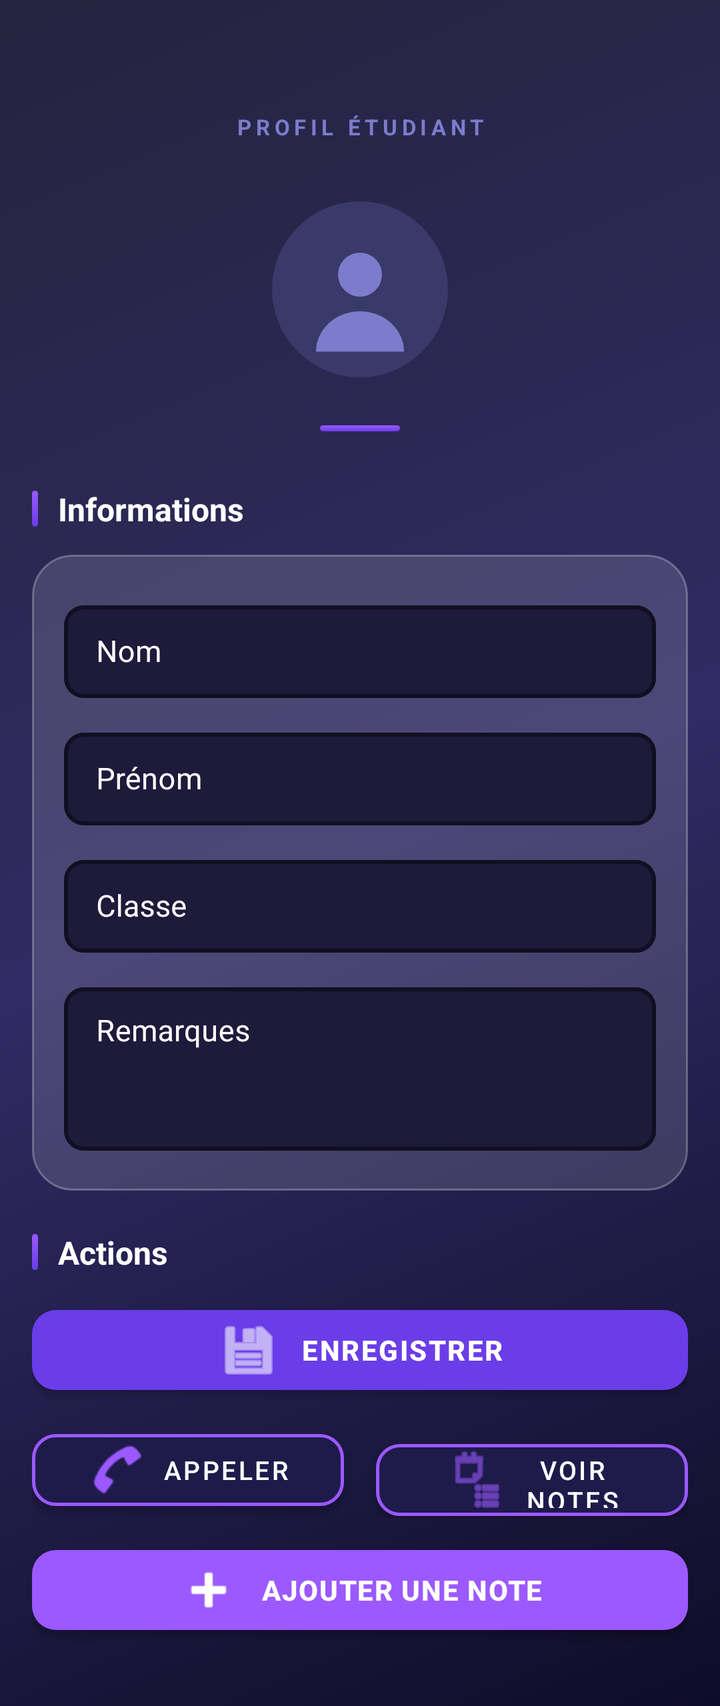
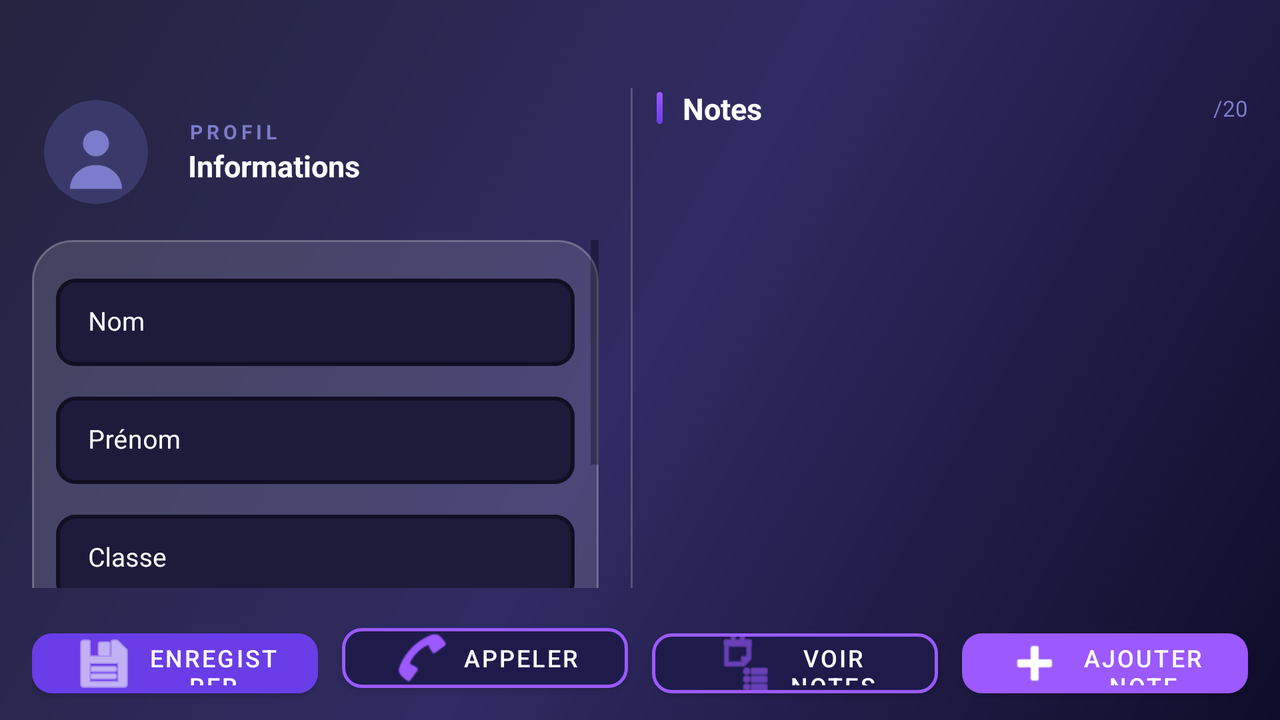

One screen, two layout resources from the same app: the default and the repository's alternative for another configuration. Each is rendered where Android would select it; the XML of both is given below.
<!-- AndroidManifest.xml: application theme Theme.Projet_android -->
<!-- res/layout/activity_main.xml -->
<?xml version="1.0" encoding="utf-8"?>
<ScrollView xmlns:android="http://schemas.android.com/apk/res/android"
    xmlns:app="http://schemas.android.com/apk/res-auto"
    android:layout_width="match_parent"
    android:layout_height="match_parent"
    android:background="@drawable/gradient_background"
    android:fillViewport="true"
    android:overScrollMode="never">

    <LinearLayout
        android:layout_width="match_parent"
        android:layout_height="wrap_content"
        android:orientation="vertical"
        android:paddingTop="56dp"
        android:paddingBottom="32dp"
        android:paddingStart="16dp"
        android:paddingEnd="16dp">

        
        <TextView
            android:layout_width="match_parent"
            android:layout_height="wrap_content"
            android:text="PROFIL ÉTUDIANT"
            android:textColor="#7C7CCC"
            android:textSize="11sp"
            android:textStyle="bold"
            android:letterSpacing="0.2"
            android:gravity="center"
            android:layout_marginBottom="20dp" />

        
        <FrameLayout
            android:layout_width="108dp"
            android:layout_height="108dp"
            android:layout_gravity="center_horizontal"
            android:layout_marginBottom="14dp">

            <ImageView
                android:id="@+id/imageViewFallback"
                android:layout_width="match_parent"
                android:layout_height="match_parent"
                android:src="@drawable/ic_person_placeholder"
                android:scaleType="centerInside"
                android:padding="10dp" />

            <ImageView
                android:id="@+id/networkImageViewPhoto"
                android:layout_width="match_parent"
                android:layout_height="match_parent"
                android:scaleType="fitCenter" />

        </FrameLayout>

        
        <View
            android:layout_width="40dp"
            android:layout_height="3dp"
            android:layout_gravity="center_horizontal"
            android:background="@drawable/accent_bar"
            android:layout_marginBottom="28dp" />

        
        <LinearLayout
            android:layout_width="match_parent"
            android:layout_height="wrap_content"
            android:orientation="horizontal"
            android:gravity="center_vertical"
            android:layout_marginBottom="12dp">

            <View
                android:layout_width="3dp"
                android:layout_height="18dp"
                android:background="@drawable/accent_bar"
                android:layout_marginEnd="10dp" />

            <TextView
                android:layout_width="wrap_content"
                android:layout_height="wrap_content"
                android:text="Informations"
                android:textColor="#FFFFFF"
                android:textSize="16sp"
                android:textStyle="bold" />

        </LinearLayout>

        
        <LinearLayout
            android:layout_width="match_parent"
            android:layout_height="wrap_content"
            android:orientation="vertical"
            android:background="@drawable/card_glass"
            android:paddingStart="16dp"
            android:paddingEnd="16dp"
            android:paddingTop="20dp"
            android:paddingBottom="20dp"
            android:layout_marginBottom="20dp">

            
            <com.google.android.material.textfield.TextInputLayout
                android:layout_width="match_parent"
                android:layout_height="wrap_content"
                android:hint="Nom"
                android:layout_marginBottom="12dp">

                <com.google.android.material.textfield.TextInputEditText
                    android:id="@+id/editTextNom"
                    android:layout_width="match_parent"
                    android:layout_height="wrap_content"
                    android:inputType="textPersonName"
                    android:textColor="#FFFFFF"
                    android:textSize="15sp" />

            </com.google.android.material.textfield.TextInputLayout>

            
            <com.google.android.material.textfield.TextInputLayout
                android:layout_width="match_parent"
                android:layout_height="wrap_content"
                android:hint="Prénom"
                android:layout_marginBottom="12dp">

                <com.google.android.material.textfield.TextInputEditText
                    android:id="@+id/editTextPrenom"
                    android:layout_width="match_parent"
                    android:layout_height="wrap_content"
                    android:inputType="textPersonName"
                    android:textColor="#FFFFFF"
                    android:textSize="15sp" />

            </com.google.android.material.textfield.TextInputLayout>

            
            <com.google.android.material.textfield.TextInputLayout
                android:layout_width="match_parent"
                android:layout_height="wrap_content"
                android:hint="Classe"
                android:layout_marginBottom="12dp">

                <com.google.android.material.textfield.TextInputEditText
                    android:id="@+id/editTextClasse"
                    android:layout_width="match_parent"
                    android:layout_height="wrap_content"
                    android:textColor="#FFFFFF"
                    android:textSize="15sp" />

            </com.google.android.material.textfield.TextInputLayout>

            
            <com.google.android.material.textfield.TextInputLayout
                android:layout_width="match_parent"
                android:layout_height="wrap_content"
                android:hint="Remarques">

                <com.google.android.material.textfield.TextInputEditText
                    android:id="@+id/editTextRemarques"
                    android:layout_width="match_parent"
                    android:layout_height="wrap_content"
                    android:inputType="textMultiLine"
                    android:minLines="3"
                    android:maxLines="5"
                    android:gravity="top|start"
                    android:textColor="#FFFFFF"
                    android:textSize="15sp" />

            </com.google.android.material.textfield.TextInputLayout>

        </LinearLayout>

        
        <LinearLayout
            android:layout_width="match_parent"
            android:layout_height="wrap_content"
            android:orientation="horizontal"
            android:gravity="center_vertical"
            android:layout_marginBottom="12dp">

            <View
                android:layout_width="3dp"
                android:layout_height="18dp"
                android:background="@drawable/accent_bar"
                android:layout_marginEnd="10dp" />

            <TextView
                android:layout_width="wrap_content"
                android:layout_height="wrap_content"
                android:text="Actions"
                android:textColor="#FFFFFF"
                android:textSize="16sp"
                android:textStyle="bold" />

        </LinearLayout>

        
        <com.google.android.material.button.MaterialButton
            android:id="@+id/buttonEnregistrer"
            android:layout_width="match_parent"
            android:layout_height="52dp"
            android:text="Enregistrer"
            android:textSize="14sp"
            android:textStyle="bold"
            android:textColor="#FFFFFF"
            android:letterSpacing="0.06"
            app:backgroundTint="#6A3DE8"
            app:cornerRadius="12dp"
            app:icon="@android:drawable/ic_menu_save"
            app:iconGravity="textStart"
            app:iconPadding="10dp"
            app:iconTint="#FFFFFF"
            android:layout_marginBottom="10dp" />

        
        <LinearLayout
            android:layout_width="match_parent"
            android:layout_height="wrap_content"
            android:orientation="horizontal"
            android:weightSum="2"
            android:layout_marginBottom="10dp">

            <com.google.android.material.button.MaterialButton
                android:id="@+id/buttonAppeler"
                android:layout_width="0dp"
                android:layout_height="48dp"
                android:layout_weight="1"
                android:text="Appeler"
                android:textSize="13sp"
                android:textColor="#FFFFFF"
                app:backgroundTint="#1E1B4B"
                app:strokeColor="#9B59FF"
                app:strokeWidth="1.5dp"
                app:cornerRadius="12dp"
                app:icon="@android:drawable/sym_action_call"
                app:iconGravity="textStart"
                app:iconPadding="8dp"
                app:iconTint="#9B59FF"
                android:layout_marginEnd="8dp" />

            <com.google.android.material.button.MaterialButton
                android:id="@+id/buttonVoirNotes"
                android:layout_width="0dp"
                android:layout_height="48dp"
                android:layout_weight="1"
                android:text="Voir Notes"
                android:textSize="13sp"
                android:textColor="#FFFFFF"
                app:backgroundTint="#1E1B4B"
                app:strokeColor="#9B59FF"
                app:strokeWidth="1.5dp"
                app:cornerRadius="12dp"
                app:icon="@android:drawable/ic_menu_agenda"
                app:iconGravity="textStart"
                app:iconPadding="8dp"
                app:iconTint="#9B59FF"
                android:layout_marginStart="8dp" />

        </LinearLayout>

        
        <com.google.android.material.button.MaterialButton
            android:id="@+id/buttonAddNote"
            android:layout_width="match_parent"
            android:layout_height="52dp"
            android:text="Ajouter une Note"
            android:textSize="14sp"
            android:textStyle="bold"
            android:textColor="#FFFFFF"
            android:letterSpacing="0.04"
            app:backgroundTint="#9B59FF"
            app:cornerRadius="12dp"
            app:icon="@android:drawable/ic_input_add"
            app:iconGravity="textStart"
            app:iconPadding="10dp"
            app:iconTint="#FFFFFF" />

    </LinearLayout>

</ScrollView>
<!-- resources referenced by this layout -->
<resources>
  <!-- drawable accent_bar (drawable) -->
  <?xml version="1.0" encoding="utf-8"?>
  <shape xmlns:android="http://schemas.android.com/apk/res/android"
      android:shape="rectangle">
      <gradient
          android:startColor="#9B59FF"
          android:endColor="#6A3DE8"
          android:angle="270"
          android:type="linear" />
      <corners android:radius="4dp" />
  </shape>
  <!-- drawable card_glass (drawable) -->
  <?xml version="1.0" encoding="utf-8"?>
  <shape xmlns:android="http://schemas.android.com/apk/res/android"
      android:shape="rectangle">
      <solid android:color="#22FFFFFF" />
      <corners android:radius="20dp" />
      <stroke
          android:width="1dp"
          android:color="#44FFFFFF" />
  </shape>
  <!-- drawable gradient_background (drawable) -->
  <?xml version="1.0" encoding="utf-8"?>
  <shape xmlns:android="http://schemas.android.com/apk/res/android">
      <gradient
          android:startColor="#0F0C29"
          android:centerColor="#302B63"
          android:endColor="#24243E"
          android:angle="135"
          android:type="linear" />
  </shape>
  <!-- drawable ic_person_placeholder (drawable) -->
  <?xml version="1.0" encoding="utf-8"?>
  <vector xmlns:android="http://schemas.android.com/apk/res/android"
      android:width="120dp"
      android:height="120dp"
      android:viewportWidth="24"
      android:viewportHeight="24">
  
      
      <path
          android:fillColor="#3A3A6A"
          android:pathData="M12,12m-12,0a12,12 0,1 1,24 0a12,12 0,1 1,-24 0" />
  
      
      <path
          android:fillColor="#7C7CCC"
          android:pathData="M12,7a3,3 0,1 1,0 6a3,3 0,0 1,0 -6z" />
  
      
      <path
          android:fillColor="#7C7CCC"
          android:pathData="M6,20.5C6,17.47 8.69,15 12,15s6,2.47 6,5.5" />
  
  </vector>
  <style name="Theme.Projet_android" parent="Theme.MaterialComponents.DayNight.NoActionBar">
          
          <item name="colorPrimary">#6A3DE8</item>
          <item name="colorPrimaryVariant">#4A20C8</item>
          <item name="colorOnPrimary">#FFFFFF</item>
          
          <item name="colorSecondary">#9B59FF</item>
          <item name="colorSecondaryVariant">#7C3DDD</item>
          <item name="colorOnSecondary">#FFFFFF</item>
          
          <item name="android:statusBarColor">@android:color/transparent</item>
          <item name="android:windowLightStatusBar" tools:targetApi="23">false</item>
          
          <item name="android:windowBackground">@drawable/gradient_background</item>
          
          <item name="android:textColorHint">#FFFFFF</item>
          
          <item name="textInputStyle">@style/Widget.App.TextInputLayout</item>
      </style>
  <style name="Widget.App.TextInputLayout" parent="Widget.MaterialComponents.TextInputLayout.OutlinedBox.Dense">
          
          <item name="hintTextColor">@android:color/white</item>
          
          <item name="android:textColorHint">#FFFFFF</item>
          
          <item name="boxStrokeColor">#9B59FF</item>
          <item name="boxStrokeWidth">2dp</item>
          <item name="boxStrokeWidthFocused">2.5dp</item>
          
          <item name="boxBackgroundColor">#1E1A3A</item>
          
          <item name="boxCornerRadiusTopStart">10dp</item>
          <item name="boxCornerRadiusTopEnd">10dp</item>
          <item name="boxCornerRadiusBottomStart">10dp</item>
          <item name="boxCornerRadiusBottomEnd">10dp</item>
      </style>
</resources>
<!-- res/layout-land/activity_main.xml (the repository's variant of the layout above) -->
<!-- drawn on the phone turned sideways -->
<?xml version="1.0" encoding="utf-8"?>
<LinearLayout xmlns:android="http://schemas.android.com/apk/res/android"
    xmlns:app="http://schemas.android.com/apk/res-auto"
    android:layout_width="match_parent"
    android:layout_height="match_parent"
    android:orientation="vertical"
    android:background="@drawable/gradient_background">

    
    <LinearLayout
        android:layout_width="match_parent"
        android:layout_height="0dp"
        android:layout_weight="1"
        android:orientation="horizontal"
        android:paddingStart="16dp"
        android:paddingEnd="16dp"
        android:paddingTop="44dp"
        android:paddingBottom="8dp">

        
        <LinearLayout
            android:layout_width="0dp"
            android:layout_height="match_parent"
            android:layout_weight="1"
            android:orientation="vertical"
            android:paddingEnd="12dp">

            
            <LinearLayout
                android:layout_width="match_parent"
                android:layout_height="wrap_content"
                android:orientation="horizontal"
                android:gravity="center_vertical"
                android:layout_marginBottom="12dp">

                <FrameLayout
                    android:layout_width="64dp"
                    android:layout_height="64dp"
                    android:layout_marginEnd="14dp">

                    <ImageView
                        android:id="@+id/imageViewFallback"
                        android:layout_width="match_parent"
                        android:layout_height="match_parent"
                        android:src="@drawable/ic_person_placeholder"
                        android:scaleType="centerInside"
                        android:padding="6dp" />

                    <ImageView
                        android:id="@+id/networkImageViewPhoto"
                        android:layout_width="match_parent"
                        android:layout_height="match_parent"
                        android:scaleType="fitCenter" />

                </FrameLayout>

                <LinearLayout
                    android:layout_width="wrap_content"
                    android:layout_height="wrap_content"
                    android:orientation="vertical">

                    <TextView
                        android:layout_width="wrap_content"
                        android:layout_height="wrap_content"
                        android:text="PROFIL"
                        android:textColor="#7C7CCC"
                        android:textSize="10sp"
                        android:textStyle="bold"
                        android:letterSpacing="0.2" />

                    <TextView
                        android:layout_width="wrap_content"
                        android:layout_height="wrap_content"
                        android:text="Informations"
                        android:textColor="#FFFFFF"
                        android:textSize="15sp"
                        android:textStyle="bold" />

                </LinearLayout>

            </LinearLayout>

            
            <ScrollView
                android:layout_width="match_parent"
                android:layout_height="0dp"
                android:layout_weight="1"
                android:overScrollMode="never">

                <LinearLayout
                    android:layout_width="match_parent"
                    android:layout_height="wrap_content"
                    android:orientation="vertical"
                    android:background="@drawable/card_glass"
                    android:paddingStart="12dp"
                    android:paddingEnd="12dp"
                    android:paddingTop="14dp"
                    android:paddingBottom="14dp">

                    <com.google.android.material.textfield.TextInputLayout
                        android:layout_width="match_parent"
                        android:layout_height="wrap_content"
                        android:hint="Nom"
                        android:layout_marginBottom="10dp">

                        <com.google.android.material.textfield.TextInputEditText
                            android:id="@+id/editTextNom"
                            android:layout_width="match_parent"
                            android:layout_height="wrap_content"
                            android:inputType="textPersonName"
                            android:textColor="#FFFFFF"
                            android:textSize="13sp" />
                    </com.google.android.material.textfield.TextInputLayout>

                    <com.google.android.material.textfield.TextInputLayout
                        android:layout_width="match_parent"
                        android:layout_height="wrap_content"
                        android:hint="Prénom"
                        android:layout_marginBottom="10dp">

                        <com.google.android.material.textfield.TextInputEditText
                            android:id="@+id/editTextPrenom"
                            android:layout_width="match_parent"
                            android:layout_height="wrap_content"
                            android:inputType="textPersonName"
                            android:textColor="#FFFFFF"
                            android:textSize="13sp" />
                    </com.google.android.material.textfield.TextInputLayout>

                    <com.google.android.material.textfield.TextInputLayout
                        android:layout_width="match_parent"
                        android:layout_height="wrap_content"
                        android:hint="Classe"
                        android:layout_marginBottom="10dp">

                        <com.google.android.material.textfield.TextInputEditText
                            android:id="@+id/editTextClasse"
                            android:layout_width="match_parent"
                            android:layout_height="wrap_content"
                            android:textColor="#FFFFFF"
                            android:textSize="13sp" />
                    </com.google.android.material.textfield.TextInputLayout>

                    <com.google.android.material.textfield.TextInputLayout
                        android:layout_width="match_parent"
                        android:layout_height="wrap_content"
                        android:hint="Remarques">

                        <com.google.android.material.textfield.TextInputEditText
                            android:id="@+id/editTextRemarques"
                            android:layout_width="match_parent"
                            android:layout_height="wrap_content"
                            android:inputType="textMultiLine"
                            android:minLines="2"
                            android:gravity="top|start"
                            android:textColor="#FFFFFF"
                            android:textSize="13sp" />
                    </com.google.android.material.textfield.TextInputLayout>

                </LinearLayout>
            </ScrollView>

        </LinearLayout>

        
        <View
            android:layout_width="1dp"
            android:layout_height="match_parent"
            android:background="#33FFFFFF"
            android:layout_marginStart="4dp"
            android:layout_marginEnd="12dp" />

        
        <LinearLayout
            android:layout_width="0dp"
            android:layout_height="match_parent"
            android:layout_weight="1"
            android:orientation="vertical">

            <LinearLayout
                android:layout_width="match_parent"
                android:layout_height="wrap_content"
                android:orientation="horizontal"
                android:gravity="center_vertical"
                android:layout_marginBottom="10dp">

                <View
                    android:layout_width="3dp"
                    android:layout_height="16dp"
                    android:background="@drawable/accent_bar"
                    android:layout_marginEnd="10dp" />

                <TextView
                    android:layout_width="0dp"
                    android:layout_height="wrap_content"
                    android:layout_weight="1"
                    android:text="Notes"
                    android:textColor="#FFFFFF"
                    android:textSize="15sp"
                    android:textStyle="bold" />

                <TextView
                    android:layout_width="wrap_content"
                    android:layout_height="wrap_content"
                    android:text="/20"
                    android:textColor="#7C7CCC"
                    android:textSize="11sp" />

            </LinearLayout>

            <ListView
                android:id="@+id/listViewNotes"
                android:layout_width="match_parent"
                android:layout_height="0dp"
                android:layout_weight="1"
                android:divider="@android:color/transparent"
                android:dividerHeight="6dp"
                android:clipToPadding="false" />

        </LinearLayout>

    </LinearLayout>

    
    <LinearLayout
        android:layout_width="match_parent"
        android:layout_height="wrap_content"
        android:orientation="horizontal"
        android:paddingStart="16dp"
        android:paddingEnd="16dp"
        android:paddingBottom="10dp"
        android:paddingTop="6dp"
        android:weightSum="4">

        <com.google.android.material.button.MaterialButton
            android:id="@+id/buttonEnregistrer"
            android:layout_width="0dp"
            android:layout_height="42dp"
            android:layout_weight="1"
            android:text="Enregistrer"
            android:textSize="12sp"
            android:textColor="#FFFFFF"
            app:backgroundTint="#6A3DE8"
            app:cornerRadius="10dp"
            app:icon="@android:drawable/ic_menu_save"
            app:iconGravity="textStart"
            app:iconPadding="6dp"
            app:iconTint="#FFFFFF"
            android:layout_marginEnd="6dp" />

        <com.google.android.material.button.MaterialButton
            android:id="@+id/buttonAppeler"
            android:layout_width="0dp"
            android:layout_height="42dp"
            android:layout_weight="1"
            android:text="Appeler"
            android:textSize="12sp"
            android:textColor="#FFFFFF"
            app:backgroundTint="#1E1B4B"
            app:strokeColor="#9B59FF"
            app:strokeWidth="1.5dp"
            app:cornerRadius="10dp"
            app:icon="@android:drawable/sym_action_call"
            app:iconGravity="textStart"
            app:iconPadding="6dp"
            app:iconTint="#9B59FF"
            android:layout_marginStart="6dp"
            android:layout_marginEnd="6dp" />

        <com.google.android.material.button.MaterialButton
            android:id="@+id/buttonVoirNotes"
            android:layout_width="0dp"
            android:layout_height="42dp"
            android:layout_weight="1"
            android:text="Voir Notes"
            android:textSize="12sp"
            android:textColor="#FFFFFF"
            app:backgroundTint="#1E1B4B"
            app:strokeColor="#9B59FF"
            app:strokeWidth="1.5dp"
            app:cornerRadius="10dp"
            app:icon="@android:drawable/ic_menu_agenda"
            app:iconGravity="textStart"
            app:iconPadding="6dp"
            app:iconTint="#9B59FF"
            android:layout_marginStart="6dp"
            android:layout_marginEnd="6dp" />

        <com.google.android.material.button.MaterialButton
            android:id="@+id/buttonAddNote"
            android:layout_width="0dp"
            android:layout_height="42dp"
            android:layout_weight="1"
            android:text="Ajouter Note"
            android:textSize="12sp"
            android:textColor="#FFFFFF"
            app:backgroundTint="#9B59FF"
            app:cornerRadius="10dp"
            app:icon="@android:drawable/ic_input_add"
            app:iconGravity="textStart"
            app:iconPadding="6dp"
            app:iconTint="#FFFFFF"
            android:layout_marginStart="6dp" />

    </LinearLayout>

</LinearLayout>
